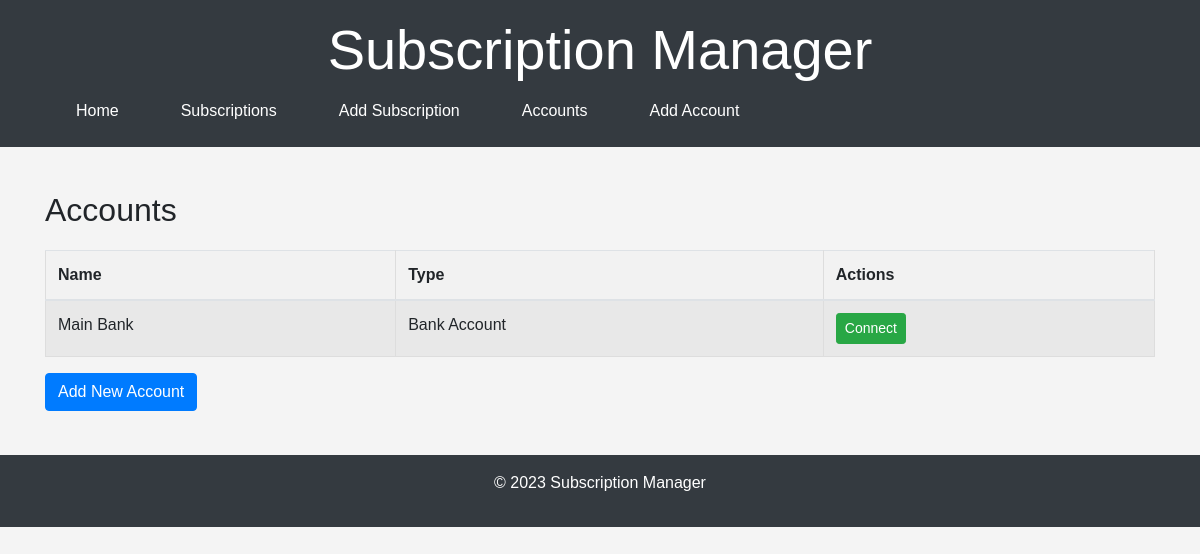
The page /accounts/ on the database as committed earlier.
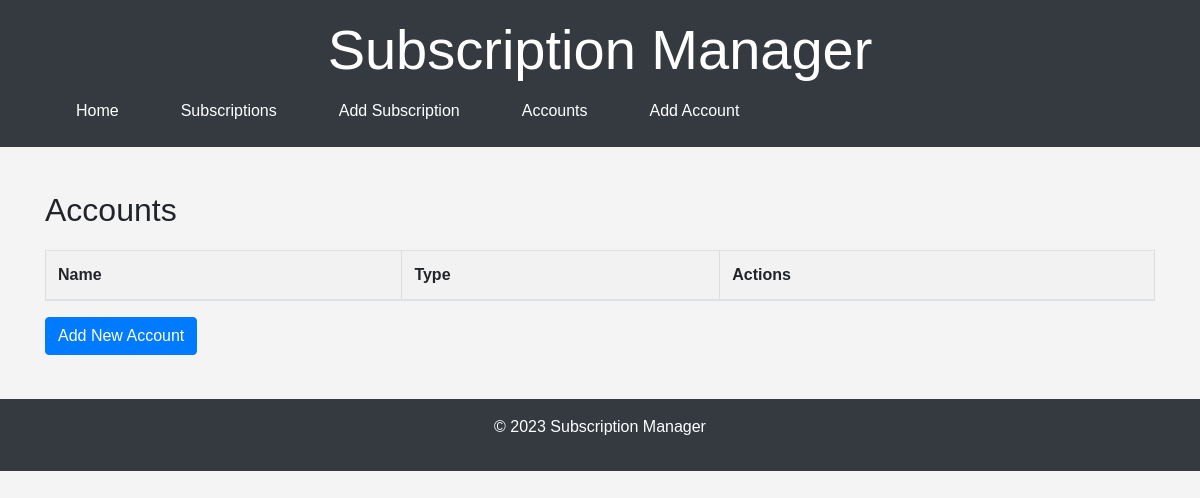
The same page on the database as committed later.
### models.py (models this page shows)
class Account(Base):
    __tablename__ = "accounts"
    id = Column(Integer, primary_key=True, index=True)
    account_name = Column(String)
    account_type = Column(String)
    balance = Column(Integer)
    subscriptions = relationship("Subscription", back_populates="account")

### main.py (the view)
@app.get("/accounts/")
def read_accounts(request: Request, db: Session = Depends(get_db)):
    try:
        accounts = crud.get_accounts(db)
        return templates.TemplateResponse("accounts.html", {"request": request, "accounts": accounts})
    except Exception as e:
        logging.error(f"Error fetching accounts data: {e}")
        raise HTTPException(status_code=500, detail="Internal Server Error")

### Templates/accounts.html
{% extends "base.html" %}
{% block content %}
<h2>Accounts</h2>
<table class="table table-striped">
    <thead>
        <tr>
            <th>Name</th>
            <th>Type</th>
            <th>Actions</th>
        </tr>
    </thead>
    <tbody>
        {% for account in accounts %}
        <tr>
            <td>{{ account.account_name }}</td>
            <td>{{ account.account_type }}</td>
            <td>
                <form method="post" action="/accounts/connect/{{ account.id }}" style="display:inline;">
                    <button type="submit" class="btn btn-success btn-sm">Connect</button>
                </form>
            </td>
        </tr>
        {% endfor %}
    </tbody>
</table>
<a href="/accounts/add/" class="btn btn-primary">Add New Account</a>
{% endblock %}

Rows that differ between the two databases and show on the page:
removed Account: account_name "Main Bank", account_type "Bank Account"
